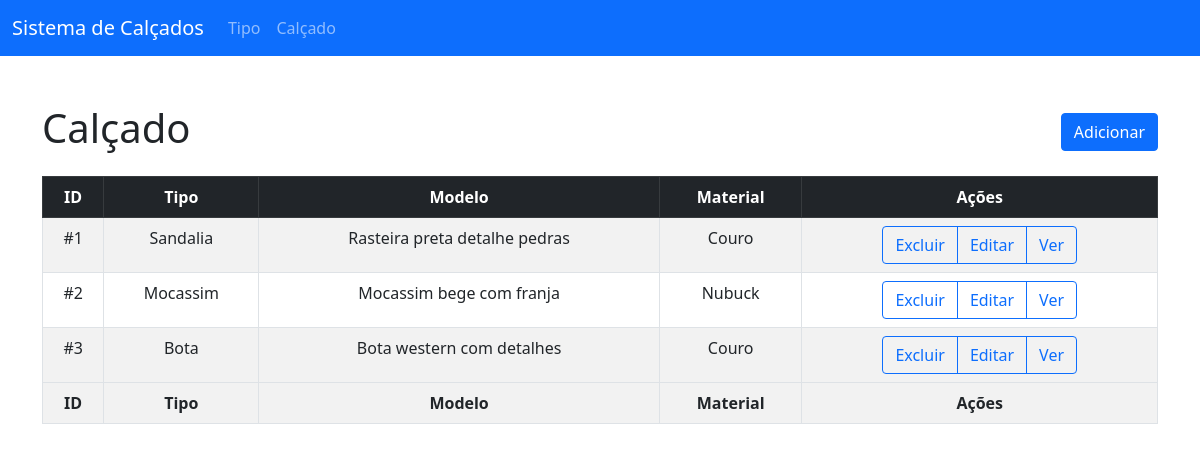
Page /calcado/index.php on the committed database.
### tables this page shows
CREATE TABLE `tbcalcado` (
  `id` int(11) NOT NULL,
  `idTipo` int(11) NOT NULL,
  `modelo` varchar(100) NOT NULL,
  `material` varchar(20) NOT NULL
);

CREATE TABLE `tbtipo` (
  `id` int(11) NOT NULL,
  `tipo` varchar(50) NOT NULL
);

### _config/connection.php (called while the page is built, shortened)
<?php
class Connection {
  private $servername = "localhost";
	private $database = "dbshoes";
	private $username = "root";
	private $password = "";
  private function conectar(){
    $this->connection = new mysqli($this->servername, $this->username, $this->password, $this->database);
  }
}

### dao/calcado.php (called while the page is built, shortened)
<?php
class Calcado extends Connection
{
  private $query = 'SELECT tbcalcado.id, tbcalcado.idTipo, tbcalcado.modelo, tbcalcado.material, tbtipo.tipo  FROM tbcalcado INNER JOIN tbtipo ON tbcalcado.idTipo = tbtipo.id';
  public function getAll()
  {
    $result = $this->connection->query($this->query);
    $lista = array();
    while ($record = $result->fetch_object()) {
      array_push($lista, $record);
    }
    return $lista;
  }
}

### calcado/index.php (the view, shortened to what this page needs)
<?php require "../_helpers/index.php";
echo siteHeader("Gerenciar Calçados");
require("../_config/connection.php");
require("../dao/calcado.php");
$calcados = new Calcado();
?>
<section class="container mt-5 mb-5">
	<div class="row mb-3">
		<div class="col">
			<h1>Calçado</h1>
		</div>
		<div class="col d-flex justify-content-end align-items-center">
			<a class="btn btn-primary" href="add.php">Adicionar</a>
		</div>
	</div>
	<table class="table table-striped table-bordered text-center">
		<thead class="table-dark">
			<tr>
				<th>ID</th>
				<th>Tipo</th>
				<th>Modelo</th>
				<th>Material</th>
				<th>Ações</th>
			</tr>
		</thead>
		<tbody>
			<?php foreach ($calcados->getAll() AS $calcado) : ?>
				<tr>
					<td>
						<?= "#".$calcado->id?>
					</td>
					<td>
						<?= $calcado->tipo ?>
					</td>
					<td>
						<?= $calcado->modelo ?>
					</td>
					<td>
						<?= $calcado->material ?>
					</td>
					<td>
						<div class="btn-group" role="group">
							<button type="button" class="btn btn-outline-primary" onclick="confirmDelete(<?= $calcado->id ?>)">
								Excluir
							</button>
							<a href="edit.php?id=<?= $calcado->id ?>" class="btn btn-outline-primary">
								Editar
							</a>
							<a href="view.php?id=<?= $calcado->id ?>" class="btn btn-outline-primary">
								Ver
							</a>
						</div>
					</td>
				</tr>
			<?php endforeach; ?>
		</tbody>
		<tfooter class="table-dark">
			<tr>
				<th>ID</th>
				<th>Tipo</th>
				<th>Modelo</th>
				<th>Material</th>
				<th>Ações</th>
			</tr>
		</tfooter>
	</table>
</section>
<?php require("../_partials/footer.php"); ?>

### _helpers/index.php (shortened to what this page needs)
<?php
function siteHeader($title) {
    $BASE = "http://localhost/sisshoes/";
    return <<<HTML
        <!DOCTYPE html>
            <html lang="en">
            <head>
                <meta charset="UTF-8">
                <meta http-equiv="X-UA-Compatible" content="IE=edge">
                <meta name="viewport" content="width=device-width, initial-scale=1.0">
                <link href="https://cdn.jsdelivr.net/npm/bootstrap@5.0.0-beta2/dist/css/bootstrap.min.css" rel="stylesheet">
                <title>{$title}</title>
            </head>
            <nav class="navbar navbar-expand-lg navbar-dark bg-primary">
                <div class="container-fluid">
                    <a class="navbar-brand" href="/">Sistema de Calçados</a>
                    <button class="navbar-toggler" type="button" data-bs-toggle="collapse" data-bs-target="#navbarSupportedContent" aria-controls="navbarSupportedContent" aria-expanded="false" aria-label="Toggle navigation">
                        <span class="navbar-toggler-icon"></span>
                    </button>
                    <div class="collapse navbar-collapse" id="navbarSupportedContent">
                        <ul class="navbar-nav me-auto mb-2 mb-lg-0">
                            <li class="nav-item">
                                <a class="nav-link" href="{$BASE}tipo">Tipo</a>
                            </li>
                            <li class="nav-item">
                                <a class="nav-link" href="{$BASE}calcado">Calçado</a>
                            </li>
                        </ul>
                    </div>
                </div>
            </nav>
    HTML;
    }
?>

### _partials/footer.php (shortened to what this page needs)
</body>
</html>

### rows in the picture
tbcalcado: id "1", idTipo.tipo "Sandalia", modelo "Rasteira preta detalhe pedras", material "Couro"
tbcalcado: id "2", idTipo.tipo "Mocassim", modelo "Mocassim bege com franja", material "Nubuck"
tbcalcado: id "3", idTipo.tipo "Bota", modelo "Bota western com detalhes", material "Couro"
